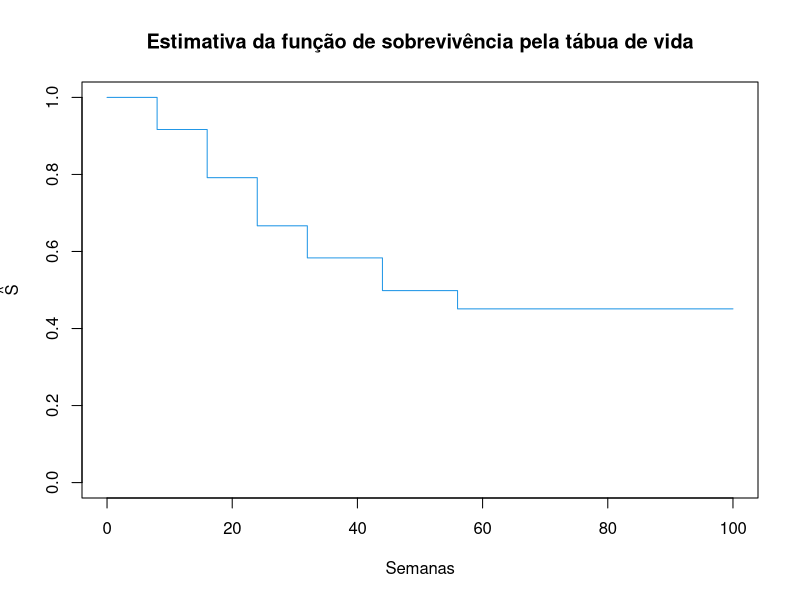
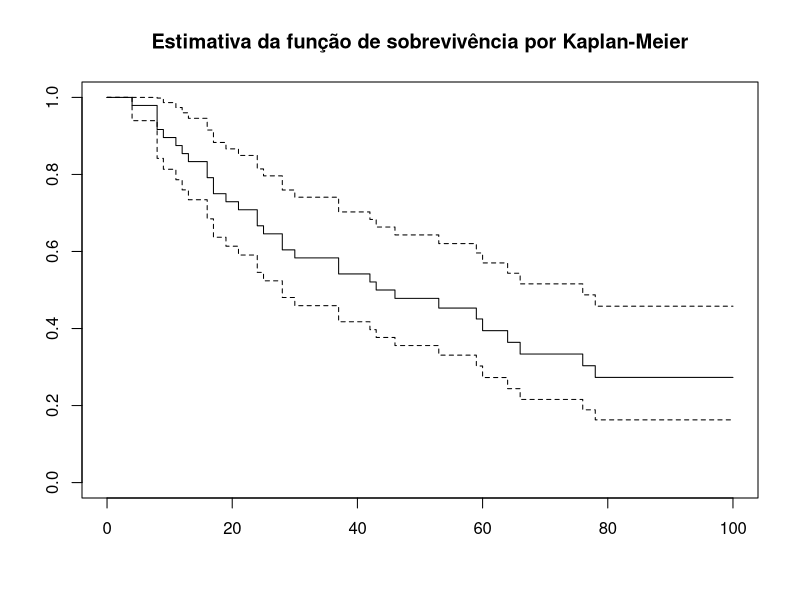
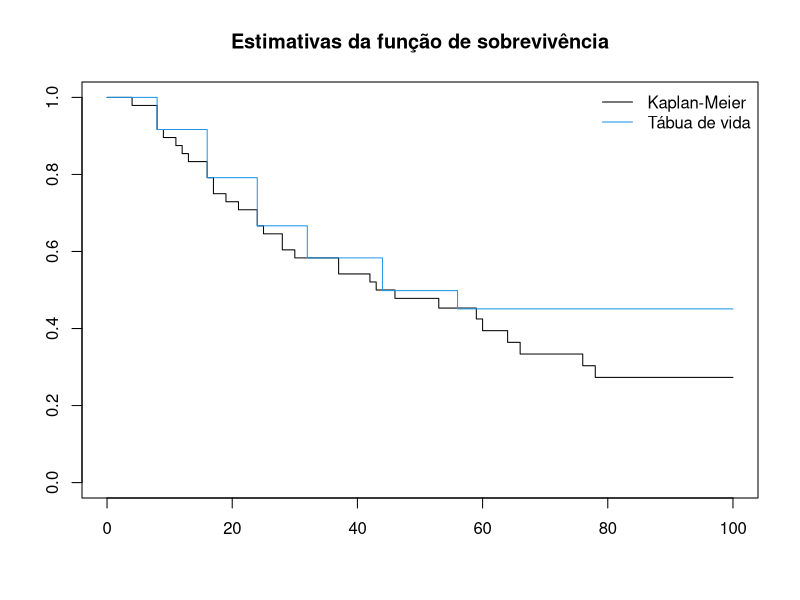
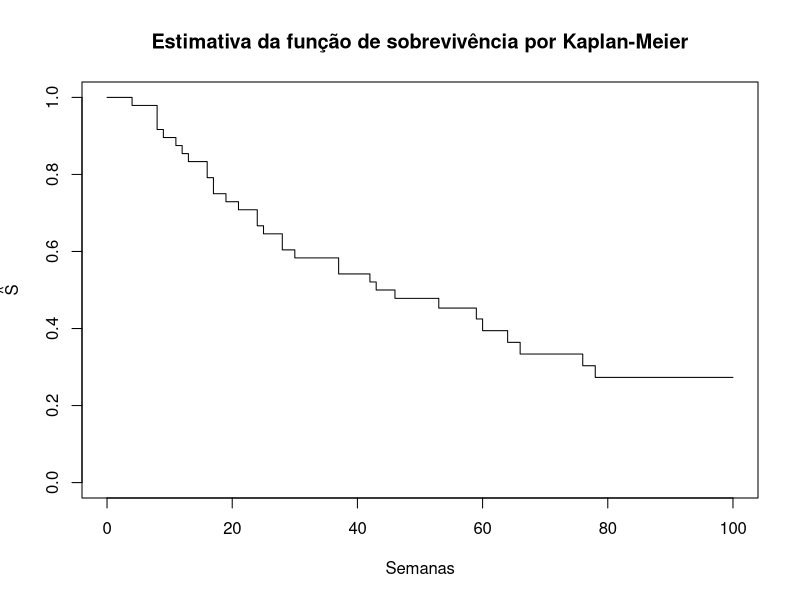

Generate these figures, in order, with R:
## ---- chunk 1

knitr::opts_chunk$set(warning=FALSE, 
                      # fig.dim = c(5,5),
                      # out.height = '40%',
                      # fig.align = 'center',
                      message=FALSE
                      )

library(tidyverse)
library(ggplot2)
library(knitr)
# library(extRemes) # bandas de confiança nos qqplot
## ---- chunk 2
library(readr)
library(dplyr)

dados_raw <- readr::read_csv2('data/Lista2-Xelox.csv')

# limites dos intervalos
breaks <- c(0,8,16,24,32,44,56, Inf)

dados <- dados_raw %>% 
  mutate(
    # define as faixas
    intervalo = cut(timeWeeks, breaks=breaks, right=TRUE),
    j = as.integer(intervalo)
  )

tabua <- dados %>% 
  group_by(intervalo, j) %>% 
  summarise(
    # numero de falhas no intervalo
    d = sum(delta),
    # numero de censuras no intervalo
    w = sum(delta==0)
  ) %>% 
  ungroup() %>% 
  mutate(
    # numero de obs em risco, que nao falharam até o fim do intervalo anterior
    n_estrela = sum(d+w) - cumsum(d+w) +w+d,
    # corrigindo o numero de ind. em risco
    n = n_estrela - w/2,
    # prop. de falhas no intervalo
    q_hat = d/n,
    p_hat = 1 - q_hat,
    # na tabua de vida, a estimativa de S do 1o intervalo = 1
    # depois o produtorio acumulado dos p_i
    s_hat = c(1, cumprod(p_hat)[-n()])
  )

tabua
## ---- chunk 3
# library(KMsurv)
# fitlt =  lifetab(breaks, 48, nlost = tab$w , nevent = tab$d)

x = rep(breaks, each=2)[2:15]
x[length(x)] <- 100 # substitui infinito
y = rep(tabua$s_hat, each=2)

plot(x, y, type="l", col=4, xlab="Semanas", ylab=expression(hat(S)),ylim = c(0,1),
     main = "Estimativa da função de sobrevivência pela tábua de vida", cex=.6)
## ---- chunk 4
library(survival)

sfit <- survfit(Surv(dados$timeWeeks, dados$delta)~1, data=dados)

summary(sfit)

plot(sfit,xmax=100, main="Estimativa da função de sobrevivência por Kaplan-Meier")
## ---- chunk 5
plot(sfit,xmax=100, main="Estimativas da função de sobrevivência", conf.int = F)
lines(x, y, type="l", col=4)
legend("topright",legend=c("Kaplan-Meier","Tábua de vida"),lty = c(1, 1),
       col = c(1,4), bty="n")
## ---- chunk 6
kmeier <- dados_raw %>%
  group_by(t=timeWeeks) %>%
  # numero de eventos e censuras em cada t
  summarise(d = sum(delta), w=sum(delta==0)) %>% 
  ungroup() %>% 
  mutate(
    # numero de individuos vivos até antes de cada instante t
    Y = sum(d+w) - (cumsum(d+w) - (d+w)),
    # estimate of the conditional probability that an individual who survives 
    # to just prior to time ti experiences the event at time ti
    q = d/Y,
    # estimate of surv function
    s_hat = cumprod(1 - q)
  ) %>% 
  filter(d!=0)


x <- c(0, rep(kmeier$t, each=2), 100)
y <- c(1, 1, rep(kmeier$s_hat, each=2))
plot(x, y, type="l", col=1, xlab="Semanas", ylab=expression(hat(S)),ylim = c(0,1),
     main = "Estimativa da função de sobrevivência por Kaplan-Meier", cex=.6)
